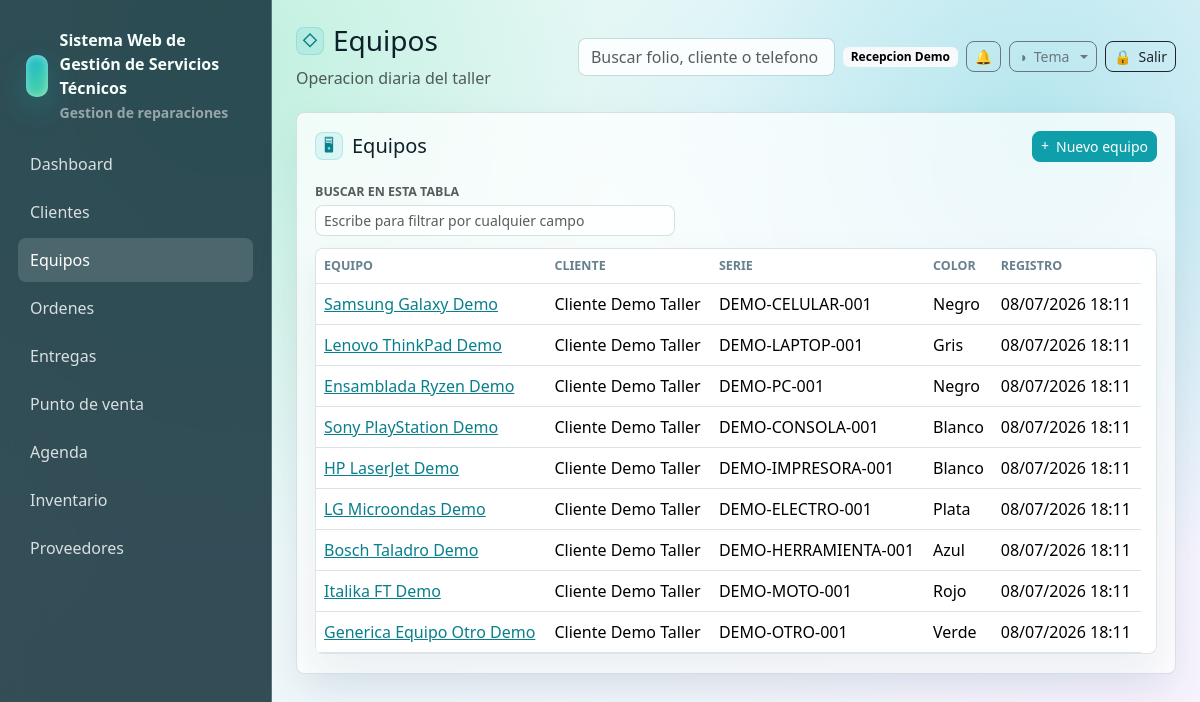
The page /equipos (signed in) on the database its author committed.
### tables this page shows
CREATE TABLE users (
    id INT UNSIGNED AUTO_INCREMENT PRIMARY KEY,
    name VARCHAR(160) NOT NULL,
    email VARCHAR(190) NOT NULL UNIQUE,
    password VARCHAR(255) NOT NULL,
    phone VARCHAR(40) NULL,
    status ENUM('activo','inactivo','bloqueado') NOT NULL DEFAULT 'activo',
    last_login_at DATETIME NULL,
    created_at DATETIME NOT NULL DEFAULT CURRENT_TIMESTAMP,
    updated_at DATETIME NULL ON UPDATE CURRENT_TIMESTAMP,
    deleted_at DATETIME NULL
);

CREATE TABLE equipos (
    id INT UNSIGNED AUTO_INCREMENT PRIMARY KEY,
    cliente_id INT UNSIGNED NOT NULL,
    tipo ENUM('celular','laptop','pc','consola','impresora','electrodomestico','herramienta','moto','otro') NOT NULL DEFAULT 'otro',
    marca VARCHAR(120) NULL,
    modelo VARCHAR(120) NULL,
    numero_serie VARCHAR(120) NULL,
    imei VARCHAR(80) NULL,
    color VARCHAR(80) NULL,
    password_equipo VARCHAR(120) NULL,
    accesorios_recibidos TEXT NULL,
    estado_fisico TEXT NULL,
    observaciones TEXT NULL,
    created_at DATETIME NOT NULL DEFAULT CURRENT_TIMESTAMP,
    updated_at DATETIME NULL ON UPDATE CURRENT_TIMESTAMP,
    deleted_at DATETIME NULL,
    CONSTRAINT fk_equipos_cliente FOREIGN KEY (cliente_id) REFERENCES clientes(id),
    INDEX idx_equipos_cliente (cliente_id),
    INDEX idx_equipos_serie (numero_serie),
    INDEX idx_equipos_imei (imei)
);

CREATE TABLE clientes (
    id INT UNSIGNED AUTO_INCREMENT PRIMARY KEY,
    nombre_completo VARCHAR(190) NOT NULL,
    telefono VARCHAR(40) NOT NULL,
    whatsapp VARCHAR(40) NULL,
    email VARCHAR(190) NULL,
    domicilio VARCHAR(255) NULL,
    ciudad VARCHAR(120) NULL,
    estado VARCHAR(120) NULL,
    codigo_postal VARCHAR(20) NULL,
    rfc VARCHAR(20) NULL,
    notas_internas TEXT NULL,
    estatus ENUM('activo','inactivo') NOT NULL DEFAULT 'activo',
    created_at DATETIME NOT NULL DEFAULT CURRENT_TIMESTAMP,
    updated_at DATETIME NULL ON UPDATE CURRENT_TIMESTAMP,
    deleted_at DATETIME NULL,
    INDEX idx_clientes_nombre (nombre_completo),
    INDEX idx_clientes_telefono (telefono),
    INDEX idx_clientes_email (email)
);

### resources/views/equipos/index.php (the view)
<div class="glass-card">
    <div class="d-flex justify-content-between align-items-center mb-3">
        <h2 class="h5 mb-0" data-icon="&#128421;">Equipos</h2>
        <a class="btn btn-primary btn-sm" data-icon="&#43;" href="<?= e(url('/equipos/create')) ?>">Nuevo equipo</a>
    </div>
    <div class="table-wrap">
        <table class="table align-middle">
            <thead><tr><th>Equipo</th><th>Cliente</th><th>Serie</th><th>Color</th><th>Registro</th></tr></thead>
            <tbody>
            <?php foreach ($equipos as $equipo): ?>
                <tr>
                    <td><a href="<?= e(url('/equipos/' . $equipo['id'])) ?>"><?= e(trim($equipo['marca'] . ' ' . $equipo['modelo']) ?: $equipo['tipo']) ?></a></td>
                    <td><?= e($equipo['cliente_nombre']) ?></td>
                    <td><?= e($equipo['numero_serie'] ?: $equipo['imei']) ?></td>
                    <td><?= e($equipo['color']) ?></td>
                    <td><?= e(fechaHumana($equipo['created_at'])) ?></td>
                </tr>
            <?php endforeach; ?>
            </tbody>
        </table>
    </div>
</div>

### app/Core/Router.php (shortened to what the rows shown need)
<?php
final class Router
{
    private array $routes = [];
    private function add(string $method, string $path, callable|array $handler): void
    {
        $pattern = preg_replace('#\{([a-zA-Z_][a-zA-Z0-9_]*)\}#', '(?P<$1>[^/]+)', $path);
        $this->routes[] = [
            'method' => $method,
            'path' => $path,
            'pattern' => '#^' . $pattern . '$#',
            'handler' => $handler,
        ];
    }
    public function dispatch(Request $request): void
    {
        foreach ($this->routes as $route) {
            if ($route['method'] !== $request->method()) {
                continue;
            }
            if (preg_match($route['pattern'], $request->path(), $matches)) {
                $params = array_filter($matches, 'is_string', ARRAY_FILTER_USE_KEY);
                $handler = $route['handler'];
                if (is_array($handler)) {
                    [$class, $method] = $handler;
                    $controller = new $class();
                    $controller->{$method}($request, ...array_values($params));
                    return;
                }
                return;
            }
        }
    }
}

### resources/views/layouts/app.php (shortened to what the rows shown need)
<?php
$user = Auth::user();
$appConfig = require BASE_PATH . '/config/app.php';
$systemName = (string) ($appConfig['name'] ?? 'Servicio Tecnico');
$businessLogo = '';
try {
    $cfg = new ConfiguracionService();
    $systemName = trim((string) $cfg->get('sistema.nombre', $systemName)) ?: $systemName;
    $businessLogo = config_asset_src((string) $cfg->get('negocio.logo_url', ''));
} catch (Throwable) {
    $businessLogo = '';
}
?>
<!doctype html>
<html lang="es">
<head>
    <link href="https://cdn.jsdelivr.net/npm/bootstrap@5.3.3/dist/css/bootstrap.min.css" rel="stylesheet">
    <link href="<?= e(asset('css/app.css') . '?v=20260708-mobile-quick-nav') ?>" rel="stylesheet">
    <link href="<?= e(asset('css/themes/crystal.css') . '?v=20260708-mobile-quick-nav') ?>" rel="stylesheet">
    <link href="<?= e(asset('css/themes/dark.css') . '?v=20260708-mobile-quick-nav') ?>" rel="stylesheet">
    <link href="<?= e(asset('css/themes/live.css') . '?v=20260708-mobile-quick-nav') ?>" rel="stylesheet">
    <link href="<?= e(asset('css/themes/blueprint.css') . '?v=20260708-mobile-quick-nav') ?>" rel="stylesheet">
</head>
<body>
<div class="app-shell">
    <aside class="sidebar" id="app-sidebar">
        <div class="brand">
            <?php if ($businessLogo !== ''): ?>
                <img class="brand-logo" src="<?= e($businessLogo) ?>" alt="<?= e($systemName) ?>">
            <?php else: ?>
                <div class="brand-mark"></div>
            <?php endif; ?>
            <div>
                <div><?= e($systemName) ?></div>
                <small class="text-white-50">Gestion de reparaciones</small>
            </div>
        </div>
        <nav class="nav flex-column">
            <?php foreach ([
                ['Dashboard', '/', 'dashboard'],
                ['Clientes', '/clientes', 'clientes'],
                ['Equipos', '/equipos', 'equipos'],
                ['Ordenes', '/ordenes', 'ordenes'],
                ['Entregas', '/entregas', 'ordenes'],
                ['Punto de venta', '/punto-venta', 'punto_venta'],
                ['Caja', '/caja', 'caja'],
                ['Agenda', '/agenda', 'agenda'],
                ['Inventario', '/inventario', 'inventario'],
                ['Proveedores', '/proveedores', 'proveedores'],
                ['Garantias', '/garantias', 'garantias'],
                ['Reportes', '/reportes', 'reportes'],
                ['Configuracion', '/configuracion', 'configuracion'],
                ['Usuarios y roles', '/usuarios', 'usuarios'],
            ] as [$label, $href, $module]): ?>
                <?php if (Auth::can($module, 'ver')): ?>
                    <a class="nav-link <?= e(is_active($href)) ?>" href="<?= e(url($href)) ?>"><?= e($label) ?></a>
                <?php endif; ?>
            <?php endforeach; ?>
        </nav>
    </aside>
    <main class="main">
        <header class="topbar">
            <div class="topbar-title">
                <h1 class="h3 mb-1" data-icon="&#9671;"><?= e($title ?? '') ?></h1>
                <div class="text-muted">Operacion diaria del taller</div>
            </div>
            <div class="d-flex align-items-center gap-2 topbar-actions">
                <form class="d-none d-md-block" action="<?= e(url('/ordenes')) ?>">
                    <input class="form-control" name="q" placeholder="Buscar folio, cliente o telefono">
                </form>
                <span class="badge text-bg-light topbar-user"><?= e($user['name'] ?? 'Usuario') ?></span>
                <div class="dropdown">
                    <button class="btn btn-outline-secondary btn-sm notif-bell" type="button" data-bs-toggle="dropdown" aria-expanded="false" aria-label="Notificaciones">
                        &#128276;
                    </button>
                </div>
                <div class="dropdown theme-switcher">
                    <button class="btn btn-outline-secondary btn-sm dropdown-toggle" type="button" data-bs-toggle="dropdown" aria-expanded="false" aria-label="Tema" data-icon="&#9681;"><span class="btn-label">Tema</span></button>
                </div>
                <form method="post" action="<?= e(url('/logout')) ?>">
                    <button class="btn btn-outline-dark btn-sm" aria-label="Salir" data-icon="&#128274;"><span class="btn-label">Salir</span></button>
                </form>
            </div>
        </header>
        <?= $content ?>
    </main>
</div>
</body>
</html>

### rows shown on the page
users: name "Recepcion Demo"
equipos: marca+modelo "Samsung Galaxy Demo", cliente.nombre_completo "Cliente Demo Taller", numero_serie "DEMO-CELULAR-001", color "Negro", created_at "08/07/2026 18:11"
equipos: marca+modelo "Lenovo ThinkPad Demo", cliente.nombre_completo "Cliente Demo Taller", numero_serie "DEMO-LAPTOP-001", color "Gris", created_at "08/07/2026 18:11"
equipos: marca+modelo "Ensamblada Ryzen Demo", cliente.nombre_completo "Cliente Demo Taller", numero_serie "DEMO-PC-001", color "Negro", created_at "08/07/2026 18:11"
equipos: marca+modelo "Sony PlayStation Demo", cliente.nombre_completo "Cliente Demo Taller", numero_serie "DEMO-CONSOLA-001", color "Blanco", created_at "08/07/2026 18:11"
equipos: marca+modelo "HP LaserJet Demo", cliente.nombre_completo "Cliente Demo Taller", numero_serie "DEMO-IMPRESORA-001", color "Blanco", created_at "08/07/2026 18:11"
equipos: marca+modelo "LG Microondas Demo", cliente.nombre_completo "Cliente Demo Taller", numero_serie "DEMO-ELECTRO-001", color "Plata", created_at "08/07/2026 18:11"
equipos: marca+modelo "Bosch Taladro Demo", cliente.nombre_completo "Cliente Demo Taller", numero_serie "DEMO-HERRAMIENTA-001", color "Azul", created_at "08/07/2026 18:11"
equipos: marca+modelo "Italika FT Demo", cliente.nombre_completo "Cliente Demo Taller", numero_serie "DEMO-MOTO-001", color "Rojo", created_at "08/07/2026 18:11"
equipos: marca+modelo "Generica Equipo Otro Demo", cliente.nombre_completo "Cliente Demo Taller", numero_serie "DEMO-OTRO-001", color "Verde", created_at "08/07/2026 18:11"

### other values the page prints
$systemName "Sistema Web de Gestión de Servicios Técnicos"
$label "Dashboard"
$label "Clientes"
$label "Equipos"
$label "Ordenes"
$label "Entregas"
$label "Punto de venta"
$label "Agenda"
$label "Inventario"
$label "Proveedores"
